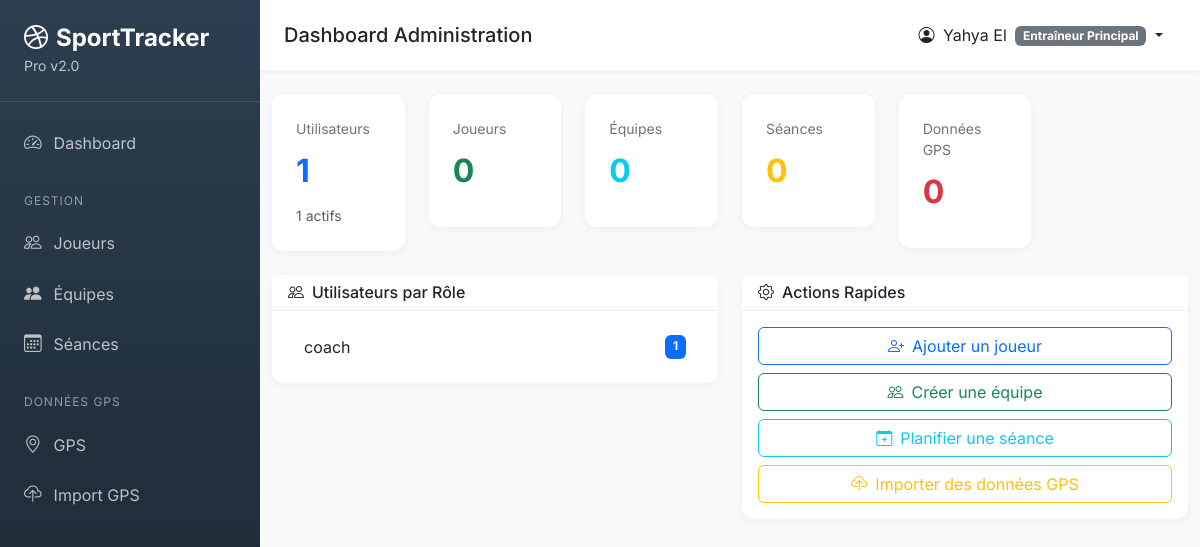
The app's page /dashboard/admin (signed in), older data.
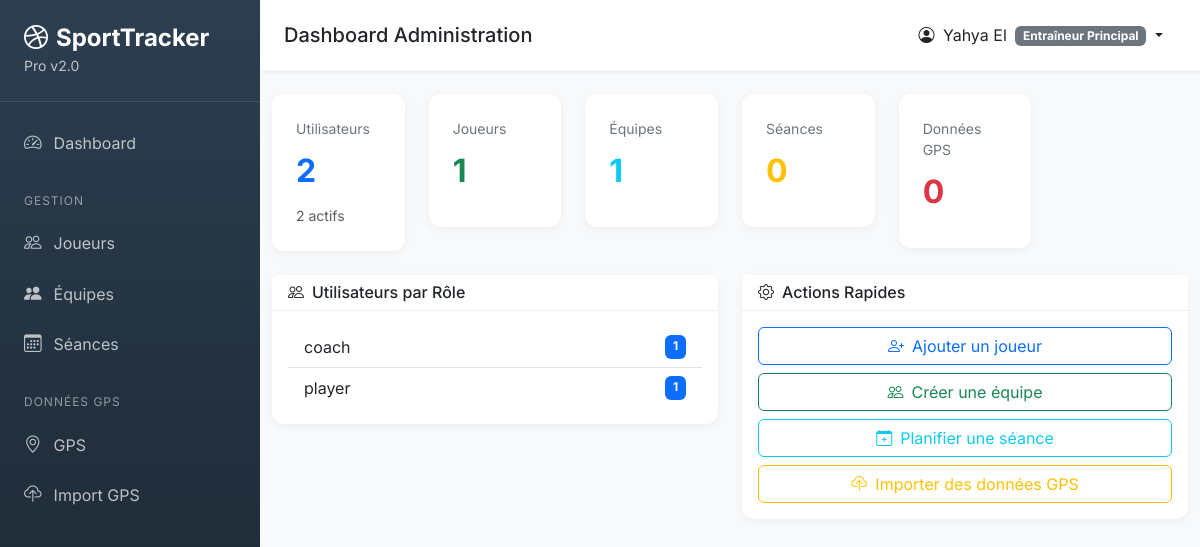
The same page, newer data.
### app/models.py (models this page shows, shortened)
class User(db.Model):
    __tablename__ = 'user'
    id = db.Column(db.Integer, primary_key=True)
    email = db.Column(db.String(120), unique=True, nullable=False)
    password_hash = db.Column(db.String(256), nullable=True)  # Nullable pour joueurs
    first_name = db.Column(db.String(50), nullable=False)
    last_name = db.Column(db.String(50), nullable=False)
    role = db.Column(db.String(30), nullable=False, default='coach')
    phone = db.Column(db.String(20))
    is_active = db.Column(db.Boolean, default=True)
    player_id = db.Column(db.Integer, db.ForeignKey('player.id'), nullable=True)
    created_at = db.Column(db.DateTime, default=datetime.utcnow)
    last_login = db.Column(db.DateTime)
    player = db.relationship('Player', backref='user_account', foreign_keys=[player_id])
    @property
    def is_authenticated(self):
        return True
    ROLES = {
        'admin': 'Administrateur',
        'coach': 'Entraîneur Principal',
        'assistant': 'Entraîneur Adjoint',
        'preparateur': 'Préparateur Physique',
        'medical': 'Staff Médical',
        'analyst': 'Analyste',
        'player': 'Joueur',
        'dirigeant': 'Dirigeant'
    }
    @property
    def full_name(self):
        return f"{self.first_name} {self.last_name}"
    @property
    def role_display(self):
        return self.ROLES.get(self.role, self.role)

### app/routes/dashboard.py (the view)
@dashboard_bp.route('/admin')
@login_required
def admin():
    return admin_dashboard()

### app/routes/dashboard.py (called while the page is built)
def admin_dashboard():
    from app.models import User
    stats = {
        'total_users': User.query.count(),
        'active_users': User.query.filter_by(is_active=True).count(),
        'total_players': Player.query.count(),
        'total_teams': Team.query.count(),
        'total_sessions': TrainingSession.query.count(),
        'gps_records': GPSData.query.count()
    }
    users_by_role = db.session.query(
        User.role,
        func.count(User.id)
    ).group_by(User.role).all()
    return render_template('dashboard/admin.html',
                          stats=stats,
                          users_by_role=users_by_role)

### app/templates/dashboard/admin.html
{% extends "shared/base.html" %}
{% block page_title %}Dashboard Administration{% endblock %}
{% block content %}
<div class="row g-4 mb-4">
    <div class="col-md-2">
        <div class="stat-card">
            <div class="stat-label">Utilisateurs</div>
            <div class="stat-value text-primary">{{ stats.total_users }}</div>
            <small class="text-muted">{{ stats.active_users }} actifs</small>
        </div>
    </div>
    <div class="col-md-2">
        <div class="stat-card">
            <div class="stat-label">Joueurs</div>
            <div class="stat-value text-success">{{ stats.total_players }}</div>
        </div>
    </div>
    <div class="col-md-2">
        <div class="stat-card">
            <div class="stat-label">Équipes</div>
            <div class="stat-value text-info">{{ stats.total_teams }}</div>
        </div>
    </div>
    <div class="col-md-2">
        <div class="stat-card">
            <div class="stat-label">Séances</div>
            <div class="stat-value text-warning">{{ stats.total_sessions }}</div>
        </div>
    </div>
    <div class="col-md-2">
        <div class="stat-card">
            <div class="stat-label">Données GPS</div>
            <div class="stat-value text-danger">{{ stats.gps_records }}</div>
        </div>
    </div>
</div>
<div class="row g-4">
    <div class="col-md-6">
        <div class="card">
            <div class="card-header">
                <h6 class="mb-0"><i class="bi bi-people me-2"></i>Utilisateurs par Rôle</h6>
            </div>
            <div class="card-body">
                <ul class="list-group list-group-flush">
                    {% for role, count in users_by_role %}
                    <li class="list-group-item d-flex justify-content-between">
                        <span>{{ role }}</span>
                        <span class="badge bg-primary">{{ count }}</span>
                    </li>
                    {% endfor %}
                </ul>
            </div>
        </div>
    </div>
    <div class="col-md-6">
        <div class="card">
            <div class="card-header">
                <h6 class="mb-0"><i class="bi bi-gear me-2"></i>Actions Rapides</h6>
            </div>
            <div class="card-body">
                <div class="d-grid gap-2">
                    <a href="{{ url_for('players.add_player') }}" class="btn btn-outline-primary">
                        <i class="bi bi-person-plus me-2"></i>Ajouter un joueur
                    </a>
                    <a href="{{ url_for('teams.add_team') }}" class="btn btn-outline-success">
                        <i class="bi bi-people me-2"></i>Créer une équipe
                    </a>
                    <a href="{{ url_for('sessions.add_session') }}" class="btn btn-outline-info">
                        <i class="bi bi-calendar-plus me-2"></i>Planifier une séance
                    </a>
                    <a href="{{ url_for('gps.upload') }}" class="btn btn-outline-warning">
                        <i class="bi bi-cloud-upload me-2"></i>Importer des données GPS
                    </a>
                </div>
            </div>
        </div>
    </div>
</div>
{% endblock %}

### app/templates/shared/base.html (shortened to what the changed rows need)
<!DOCTYPE html>
<html lang="fr">
<head>
    <link href="https://cdn.jsdelivr.net/npm/bootstrap@5.3.2/dist/css/bootstrap.min.css" rel="stylesheet">
    <link href="https://cdn.jsdelivr.net/npm/bootstrap-icons@1.11.1/font/bootstrap-icons.css" rel="stylesheet">
</head>
<body>
    {% if current_user.is_authenticated %}
    <aside class="sidebar" id="sidebar">
        <div class="sidebar-brand">
            <h4><i class="bi bi-dribbble me-2"></i>SportTracker</h4>
            <small>Pro v2.0</small>
        </div>
        <nav class="sidebar-nav">
            {% if current_user.role == 'player' %}
            <a class="nav-link {% if request.endpoint == 'player_portal.dashboard' %}active{% endif %}"
               href="{{ url_for('player_portal.dashboard') }}">
                <i class="bi bi-speedometer2"></i> Mon Dashboard
            </a>
            <a class="nav-link {% if request.endpoint == 'player_portal.schedule' %}active{% endif %}"
               href="{{ url_for('player_portal.schedule') }}">
                <i class="bi bi-calendar-week"></i> Mon Planning
            </a>
            <a class="nav-link {% if request.endpoint == 'player_portal.performances' %}active{% endif %}"
               href="{{ url_for('player_portal.performances') }}">
                <i class="bi bi-graph-up"></i> Mes Performances
            </a>
            <a class="nav-link {% if request.endpoint == 'player_portal.wellness' %}active{% endif %}"
               href="{{ url_for('player_portal.wellness') }}">
                <i class="bi bi-heart-pulse"></i> Mon Bien-être
            </a>
            <a class="nav-link {% if request.endpoint == 'player_portal.profile' %}active{% endif %}"
               href="{{ url_for('player_portal.profile') }}">
                <i class="bi bi-person"></i> Mon Profil
            </a>
            {% else %}
            <a class="nav-link {% if request.endpoint == 'dashboard.index' or request.endpoint == 'dashboard.coach' %}active{% endif %}"
               href="{{ url_for('dashboard.index') }}">
                <i class="bi bi-speedometer2"></i> Dashboard
            </a>
            <div class="sidebar-section">Gestion</div>
            <a class="nav-link {% if 'players' in request.endpoint %}active{% endif %}"
               href="{{ url_for('players.list_players') }}">
                <i class="bi bi-people"></i> Joueurs
            </a>
            <a class="nav-link {% if 'teams' in request.endpoint %}active{% endif %}"
               href="{{ url_for('teams.list_teams') }}">
                <i class="bi bi-people-fill"></i> Équipes
            </a>
            <a class="nav-link {% if 'sessions' in request.endpoint %}active{% endif %}"
               href="{{ url_for('sessions.calendar') }}">
                <i class="bi bi-calendar3"></i> Séances
            </a>
            <div class="sidebar-section">Données GPS</div>
            <a class="nav-link {% if request.endpoint == 'gps.index' %}active{% endif %}"
               href="{{ url_for('gps.index') }}">
                <i class="bi bi-geo-alt"></i> GPS
            </a>
            <a class="nav-link {% if request.endpoint == 'gps.upload' %}active{% endif %}"
               href="{{ url_for('gps.upload') }}">
                <i class="bi bi-cloud-upload"></i> Import GPS
            </a>
            {% endif %}
        </nav>
    </aside>
    <main class="main-content">
        <nav class="top-navbar">
            <div class="d-flex align-items-center">
                <h5 class="mb-0">{% block page_title %}Dashboard{% endblock %}</h5>
            </div>
            <div class="d-flex align-items-center">
                <div class="dropdown">
                    <button class="btn btn-link text-dark dropdown-toggle text-decoration-none"
                            data-bs-toggle="dropdown">
                        <i class="bi bi-person-circle me-1"></i>
                        {{ current_user.full_name }}
                        <span class="badge bg-secondary ms-1">{{ current_user.role_display }}</span>
                    </button>
                </div>
            </div>
        </nav>
        <div class="container-fluid py-4">
            {% block content %}{% endblock %}
        </div>
    </main>
    {% else %}
    {% block public_content %}{% endblock %}
    {% endif %}
</body>
</html>

Row changes from the older to the newer data that the page shows:
added User: role "player", count "1"
Text that changed along with them:
{{ stats.total_users }}: "1" → "2"
{{ stats.active_users }}: "1" → "2"
{{ stats.total_players }}: "0" → "1"
{{ stats.total_teams }}: "0" → "1"
